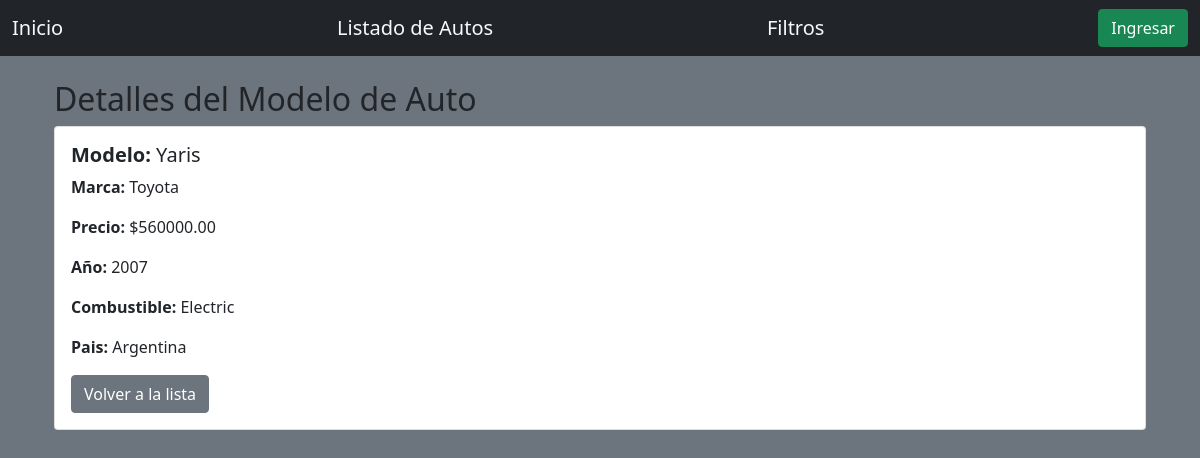
The app's page /vehiculos/8/ with its own data.
### vehiculos/models.py (models this page shows, shortened)
class Auto(models.Model):
    name = models.CharField(max_length=120)
    mark = models.ForeignKey(
        Marca,
        on_delete=models.SET_NULL,
        related_name='marcas',
        null=True,
    )
    price = models.DecimalField(
        max_digits=10,
        decimal_places=2,
    )
    year = models.ForeignKey(
        Anio,
        on_delete=models.SET_NULL,
        related_name='anios',
        null=True,
    )
    fuel = models.ForeignKey(
        Combustible,
        on_delete=models.SET_NULL,
        related_name='combustibles',
        null=True,
    )
    country = models.ForeignKey(
        Pais,
        on_delete=models.SET_NULL,
        related_name='paises',
        null=True,
    )

class Marca(models.Model):
    name = models.CharField(max_length=30)

class Anio(models.Model):
    name = models.CharField(max_length=20)

class Combustible(models.Model):
    name = models.CharField(max_length=20)

class Pais(models.Model):
    name = models.CharField(max_length=20)

### vehiculos/views/auto_view.py (the view)
def auto_detail(request, id):
    auto = repoA.get_by_id(id=id)
    return render(
        request,
        'autos/detail.html',
        {"auto":auto}
    )

### vehiculos/repositories/auto.py (called while the page is built)
    def get_by_id(self, id: int) -> Optional[Auto]:
        try:
            auto = Auto.objects.get(id=id)
        except:
            auto = None
        return auto

### vehiculos/templates/autos/detail.html (shortened to what this page needs)
{% extends "home/base.html" %}
{% block content %}
<div class="container mt-3">
    <h2>Detalles del Modelo de Auto</h2>
    <div class="card">
        <div class="card-body">
            <h5 class="card-title"><strong>Modelo:</strong> {{ auto.name }}</h5>
            <p class="card-text"><strong>Marca:</strong> {{ auto.mark.name }}</p>
            <p class="card-text"><strong>Precio:</strong> ${{ auto.price }}</p>
            <p class="card-text"><strong>Año:</strong> {{ auto.year.name }}</p>
            <p class="card-text"><strong>Combustible:</strong> {{ auto.fuel.name }}</p>
            <p class="card-text"><strong>Pais:</strong> {{ auto.country.name }}</p>
            <a href="{% url 'auto_list' %}" class="btn btn-secondary">Volver a la lista</a>
        </div>
    </div>
</div>
{% endblock %}

### records on screen
Auto: name "Yaris", mark.name "Toyota", price "560000.00", year.name "2007", fuel.name "Electric", country.name "Argentina"
